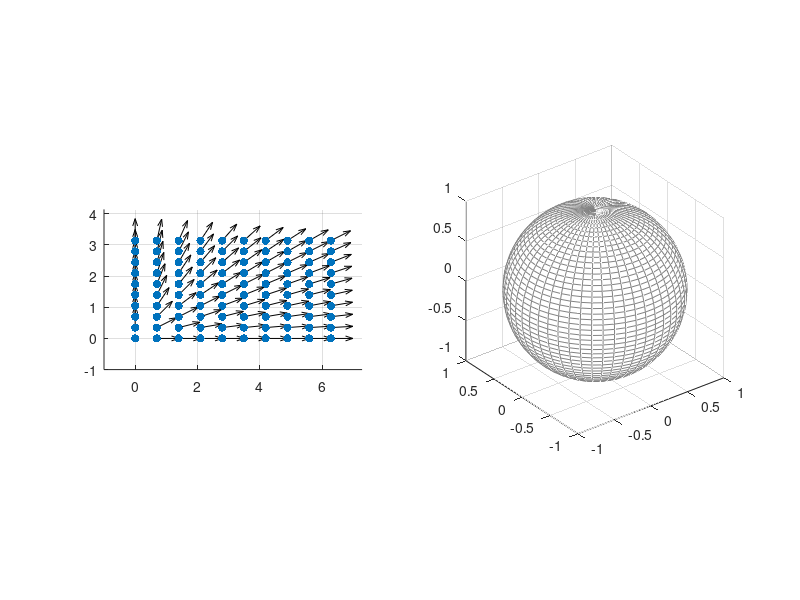

This chart was generated by the following MATLAB code: (Note: this script raises an error after producing the figure.)
% sphere visualizations
close all; clc;
%% The sphere
% mesh the entire sphere
nmesh = 50; [XX,YY,ZZ] = sphere(nmesh);
% parametrization of manifold (immersion)
X = @(S) [cos(S(:,1)).*sin(S(:,2)),sin(S(:,1)).*sin(S(:,2)),cos(S(:,2))]; 
% Jacobian of sphere parametrization
J = @(u,v) [-sin(u).*sin(v), cos(u).*cos(v); cos(u).*sin(v), sin(u).*cos(v); 0, -sin(v)];
% exponential map
Exp = @(t,Vt,P) kron(P,cos(t)) + kron(Vt./sqrt(sum(Vt.^2,2)),sin(t));
% logarithmic map
Log = @(p,P) acos(P*p').*(P - P*p'.*repmat(p,size(P,1),1))./sqrt(sum((P - P*p'.*repmat(p,size(P,1),1)).^2,2));

%% Ambient map on the sphere
m = 3; XY = [reshape(XX,(nmesh+1)^2,1),reshape(YY,(nmesh+1)^2,1),reshape(ZZ,(nmesh+1)^2,1)]; rng(47);
% linear ambient function
% a = 2*rand(m,1)-1; a = a/norm(a); Func = @(XY) XY*a; Grad = @(XY) repmat(a',size(XY,1),1);
% quadratic ambient ridge of rank(H) = r <= floor(m/2)
% r = 1; H = zeros(m); H(floor(m/2):floor(m/2)+r-1,floor(m/2):floor(m/2)+r-1) = eye(r); Func = @(X) sum((X*H).*X,2); Grad = @(X) X*H;
% highly nonlinear ridge
a = 2*rand(m,1)-1; a = a/norm(a); Func = @(XY) sin(2*pi*XY*a) + cos(pi/2*XY*a); Grad = @(XY) kron(sum(pi*cos(pi*XY*a) - pi/2*sin(pi/2*XY*a),2),sum(a,2)');
% highly nonlinear approximate ridge
% w = 0.1; aa = 2*rand(m,1)-1; aa = aa/norm(aa); [A,~] = svd(aa); Func = @(XY) sum(sin(pi*XY*aa) + cos(pi/2*XY*aa),2) + w*sum((sin(pi*XY))*A(:,2:end),2); Grad = @(XY) kron(sum(pi*cos(pi*XY*aa) - pi/2*sin(pi/2*XY*aa),2),sum(aa,2)') + w*sum(pi*cos(pi*XY)*A(:,2:end),2)/(m-1); 
% highly nonlinear non-ridge
% aa = rand(m,1)-1; aa = aa/norm(aa); [A,~] = svd(aa); Func = @(XY) sum(sin(pi*XY*aa) + cos(pi/2*XY*aa),2) + sum((sin(pi*XY))*A(:,2:end),2); Grad = @(XY) kron(sum(pi*cos(pi*XY*aa) - pi/2*sin(pi/2*XY*aa),2),sum(aa,2)') + sum(pi*cos(pi*XY)*A(:,2:end),2)/(m-1);

%% Pushforward
% discretize manifold coordinates
N = 100; [u,v] = meshgrid(linspace(0,2*pi,sqrt(N)),linspace(0,pi,sqrt(N)));
S = reshape([u,v],N,2); P = X(S);
% domain tangent vectors:
% normalize points in domain
V = S./sqrt(sum(S.^2,2));
% or sample random directions
% V = 2*rand(N,2) - 1; V = V./sqrt(sum(V.^2,2));
% or a random constant direction
% V = 2*rand(1,2) -1; V = repmat(V/norm(V),N,1);
% or a constant coordinate direction
% V = repmat([0,1],N,1);

% compute tangent vectors to manifold (pushforward)
Vt = zeros(N,3); for ii=1:N, Vt(ii,:) = V(ii,:)*J(S(ii,1),S(ii,2))'; end
Vt = Vt./sqrt(sum(Vt.^2,2));

% Pushforward visualization
fig1 = figure; 
subplot(1,2,1), scatter(S(:,1),S(:,2),'filled','k'); hold on; axis equal; grid on; axis([-1,2*pi+1,-1,pi+1]);
subplot(1,2,1), quiver(S(:,1),S(:,2),V(:,1),V(:,2),1,'k');
subplot(1,2,2), mesh(XX,YY,ZZ,ones(size(ZZ))); hold on; axis equal; colormap gray; alpha(0.75);
subplot(1,2,2), scatter3(P(:,1),P(:,2),P(:,3),'filled','k');
subplot(1,2,2), quiver3(P(:,1),P(:,2),P(:,3),Vt(:,1),Vt(:,2),Vt(:,3),1,'k');
fig1.CurrentAxes.Visible = 'off';

%% Exponential map
N = 1; S = [1.4*pi, pi/2]; P = X(S); rng(2);
Vt = (2*rand(1,2) - 1)*J(S(1,1),S(1,2))'; Vt = Vt/norm(Vt);
% compute exponentials along tangent vector
speed = 1.75; k = 50; t = speed*linspace(0,1,k)'; geo = Exp(t,Vt,P);

% exponential map
fig2 = figure;
mesh(XX,YY,ZZ,ones(size(ZZ))); hold on; axis equal; colormap gray; alpha(1);
plot3(geo(:,1),geo(:,2),geo(:,3),'k','linewidth',2);
scatter3(P(1),P(2),P(3),80,'filled','g');
scatter3(geo(end,1),geo(end,2),geo(end,3),80,'filled','r');
quiver3(P(:,1),P(:,2),P(:,3),speed*Vt(:,1),speed*Vt(:,2),speed*Vt(:,3),1,'b','linewidth',2);
fig2.CurrentAxes.Visible = 'off';

%% Parallel translation approximation
N = 1; S = [1.4*pi, pi/2]; P0 = X(S); rng(2); k = 50; T = 1; t=T*linspace(0,1,k)';
Vt = (2*rand(1,2) - 1)*J(S(1,1),S(1,2))'; Vt = Vt/norm(Vt); P1 = Exp(T,Vt,P0); geo01 = Exp(t,Vt,P0);
Vp = (2*rand(1,2) - 1)*J(S(1,1),S(1,2))'; Vp = Vp/norm(Vp); V0 = Vp;

% central-differencing ladder
tau = 0.25; t=linspace(-1,1,50)';
P2    = Exp(tau,Vp,P0); P3 = Exp(-tau,Vp,P0); geo0 = Exp(tau*t,Vp,P0);
Vlog2 = Log(P1,P2); Vlog3 = Log(P1,P3);
diff = 1/(2*tau)*(Vlog2 - Vlog3);

% visualize ladder
fig3 = figure;
mesh(XX,YY,ZZ,ones(size(ZZ))); hold on; axis equal; colormap gray; alpha(1); fig3.CurrentAxes.Visible = 'off';
scatter3(P0(1),P0(2),P0(3),80,'filled','g');
scatter3(P1(1),P1(2),P1(3),80,'filled','r');
Pdiff = [P2;P3]; scatter3(Pdiff(:,1),Pdiff(:,2),Pdiff(:,3),80,'filled','b')
plot3(geo01(:,1),geo01(:,2),geo01(:,3),'k','linewidth',2);
plot3(geo0(:,1),geo0(:,2),geo0(:,3),'b','linewidth',2);
quiver3(P0(1),P0(2),P0(3),Vp(1),Vp(2),Vp(3),'g','linewidth',2);
quiver3([P1(1);P1(1)],[P1(2);P1(2)],[P1(3);P1(3)],[Vlog2(1);Vlog3(1)],[Vlog2(2);Vlog3(2)],[Vlog2(3);Vlog3(3)],'b','linewidth',2);
quiver3(P1(1),P1(2),P1(3),diff(1),diff(2),diff(3),'r','linewidth',2);

% visualize multiple rungs
fig4 = figure;
mesh(XX,YY,ZZ,ones(size(ZZ))); hold on; axis equal; colormap gray; alpha(1); fig4.CurrentAxes.Visible = 'off';
plot3(geo01(:,1),geo01(:,2),geo01(:,3),'k','linewidth',2);
nrung = 5; T = 1/nrung; P = Exp(linspace(0,1,nrung)',Vt,P0);
for i=1:nrung-1
    p0 = P(i,:); p1 = P(i+1,:);
    % central-differencing ladder
    tau = 0.1; t=linspace(-1,1,50)';
    P2    = Exp(tau,Vp,p0); P3 = Exp(-tau,Vp,p0); geo0 = Exp(tau*t,Vp,p0);
    Vlog2 = Log(p1,P2); Vlog3 = Log(p1,P3);
    diff = 1/(2*tau)*(Vlog2 - Vlog3);

    % visualize ladder
    scatter3(p0(1),p0(2),p0(3),80,'filled','g');
    scatter3(p1(1),p1(2),p1(3),80,'filled','r');
    Pdiff = [P2;P3]; scatter3(Pdiff(:,1),Pdiff(:,2),Pdiff(:,3),80,'filled','b')
    plot3(geo0(:,1),geo0(:,2),geo0(:,3),'b','linewidth',2);
    quiver3(p0(1),p0(2),p0(3),Vp(1),Vp(2),Vp(3),'g','linewidth',2);
    quiver3([p1(1);p1(1)],[p1(2);p1(2)],[p1(3);p1(3)],[Vlog2(1);Vlog3(1)],[Vlog2(2);Vlog3(2)],[Vlog2(3);Vlog3(3)],'b','linewidth',2);
    quiver3(p1(1),p1(2),p1(3),diff(1),diff(2),diff(3),'r','linewidth',2);

    % update vector transport
    Vp = diff;
end

% convergence
err = ones(10,3); nrung=2.^linspace(0,10,10)';
for i=1:length(nrung)
    vp = diff_ladder(P0,P1,V0,Exp,Log,nrung(i));
    err(i,:) = vp;
end
err = err(1:end-1,:) - repmat(err(end,:),length(nrung)-1,1);
err = sqrt(err(:,1).^2 + err(:,2).^2 + err(:,3).^2);
figure; loglog(nrung(1:end-1),err,'ko-'); grid on;
% Schild's ladder